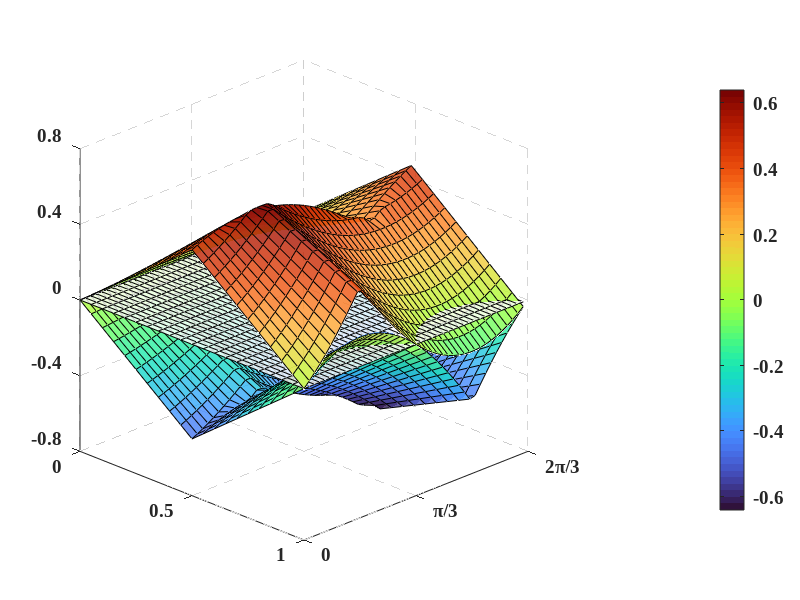

Here is the MATLAB script that generated this plot:
clc,clear

%%% system variable parameters
Modulation = 0:5e-2:2 / sqrt(3); 
wt = 0:5e-2:2 * pi / 3;
[X,Y] = meshgrid(Modulation,wt);
[Lenx,Leny] = size(X);

%%% three-phase voltage
Ua  = zeros(Lenx,Leny);
Ub  = zeros(Lenx,Leny);
Uc  = zeros(Lenx,Leny);
Umax = zeros(Lenx,Leny);
Umin = zeros(Lenx,Leny);
U0   = zeros(Lenx,Leny);

Mjust = 2 / sqrt(3);
for i = 1:Lenx
    for j = 1:Leny
        Ua(i,j) = Modulation(j) * sin(wt(i)) * Mjust;
        Ub(i,j) = Modulation(j) * sin(wt(i) - 2 * pi / 3) * Mjust;
        Uc(i,j) = Modulation(j) * sin(wt(i) + 2 * pi / 3) * Mjust;

        Umax(i,j) = max([Ua(i,j) Ub(i,j) Uc(i,j)]);
        Umin(i,j) = min([Ua(i,j) Ub(i,j) Uc(i,j)]);
        U0(i,j)   = 0;
    end
end

%%% zero-sequence voltage limitation
Uzsmax  = zeros(Lenx,Leny);
Uzsmin  = zeros(Lenx,Leny);
for i = 1:Lenx
    for j = 1:Leny
        Uzsmax(i,j) = min([(1 - Umax(i,j)) -Umin(i,j)]);
        Uzsmin(i,j) = max([(-1 - Umin(i,j)) -Umax(i,j)]);
    end
end

%%% 科研绘图设置
% 设置全局字体和线条属性
set(groot, 'defaultAxesFontName', 'Times New Roman');
set(groot, 'defaultAxesFontSize', 14);
set(groot, 'defaultAxesFontWeight', 'bold');

% 创建图形窗口
figure();
ax = axes('Position', [0.1, 0.1, 0.7, 0.8]);

% 绘制曲面
% 上边界 Uzs_max
h1 = surf(X, Y, Uzsmax, ...
         'FaceColor', 'flat', ...
         'EdgeColor', 'k', ...
         'FaceAlpha', 0.8, ...
         'LineStyle','-', ...
         'LineWidth',0.5);
hold on;
grid on;

% 下边界 Uzs_min
h2 = surf(X, Y, Uzsmin, ...
         'FaceColor', 'flat', ...
         'EdgeColor', 'k', ...
         'FaceAlpha', 0.8, ...
         'LineStyle','-', ...
         'LineWidth',0.5);

h3 = surf(X, Y, U0, ...
         'FaceColor', [255 255 255] / 255, ...
         'EdgeColor', 'k', ...
         'FaceAlpha', 0.8, ...
         'LineStyle','-', ...
         'LineWidth',0.5);

set(gca,"XTick",[0 0.5 1.0], ...
        "XLim",[0 1.0],...
        'YTick', [0, pi/3, 2*pi/3], ...  % 设置刻度位置为弧度值
        'YTickLabel', {'0', '\pi/3', '2\pi/3'}, ... % 设置LaTeX格式的标签
        "YLim",[0 2*pi/3],...
        "ZTick",[-0.8 -0.4 0 0.4 0.8], ...
        "ZLim",[-0.8 0.8])

set(ax, ...
    'GridLineStyle', '--', ...      
    'GridColor', [0.8 0.8 0.8], ...  
    'GridAlpha', 0.8, ...            
    'MinorGridLineStyle', '--', ...  
    'MinorGridColor', [0.8 0.8 0.8]);

view([45 22.5]);
colormap turbo
cb = colorbar;
set(cb, 'Position', [0.90, 0.15, 0.03, 0.7]);
